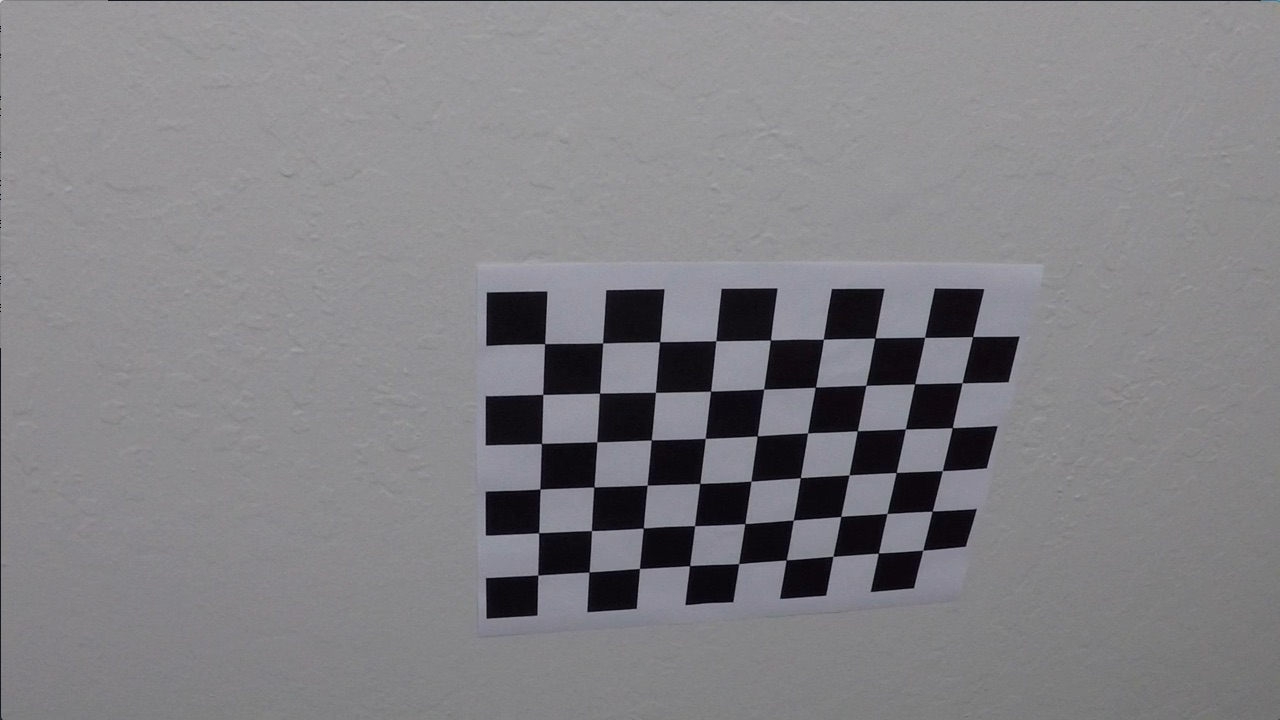
#> input picture camera_cal/calibration10.jpg, 1280 x 720 px; its folder holds only this picture in this run
$ jupyter execute --allow-errors 'Advanced Lane Finding.ipynb'   (shell and % lines are left out)   (older library calls are emulated)
#> lines starting #> are read from the running program, lines starting #| are printed output that depends on the picture; after the words box and inside, x2 and y2 are one past the last pixel; in counts of white or black regions, pixels touching at a corner belong together
[cell 1]
import numpy as np
import cv2
import glob
import matplotlib.pyplot as plt
import matplotlib.image as mpimg

images = glob.glob('camera_cal/calibration*.jpg')

# 1. Camera Calibration

[cell 2]
def camera_cal(images):

    objp = np.zeros((6*9,3), np.float32)
    objp[:,:2] = np.mgrid[0:9,0:6].T.reshape(-1,2)

    # Arrays to store object points and image points from all the images.
    objpoints = [] # 3d points in real world space
    imgpoints = [] # 2d points in image plane.

    # Make a list of calibration images
    images = glob.glob('camera_cal/calibration*.jpg')

    # Step through the list and search for chessboard corners
    for fname in images:
        img = cv2.imread(fname)
#> img is the input picture: shape (720, 1280, 3); mean B, G, R 133.1, 129.4, 130.2
        gray = cv2.cvtColor(img,cv2.COLOR_BGR2GRAY)

        # Find the chessboard corners
        ret, corners = cv2.findChessboardCorners(gray, (9,6),None)
#> ret = True; corners = 54 rows, first 8: [545.3, 343.1], [602.7, 342.8], [660.1, 341.3], [715.8, 340.7], [770.6, 340], [823.5, 339.2], [874.3, 338.5], [925.1, 337.4]

        # If found, add object points, image points
        if ret == True:
            objpoints.append(objp)
            imgpoints.append(corners)

            # Draw and display the corners
            img = cv2.drawChessboardCorners(img, (9,6), corners, ret)
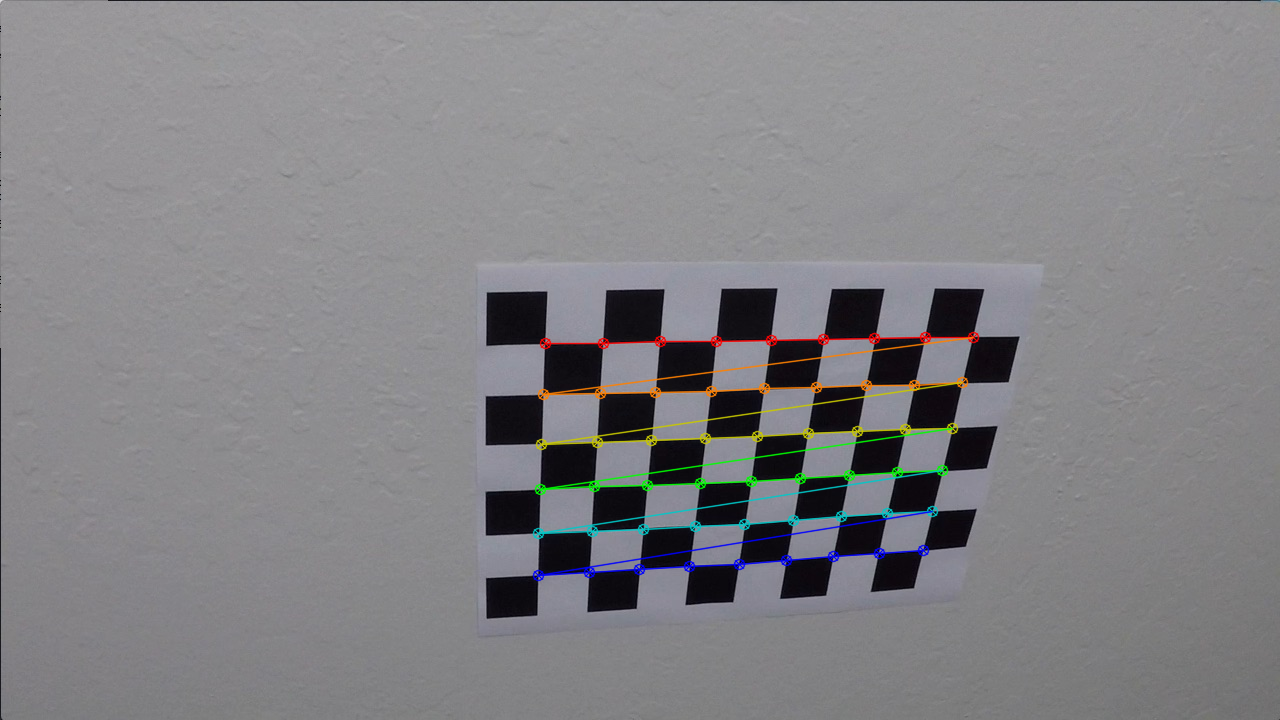
#> img: shape (720, 1280, 3); 1.91% of pixels changed, all inside (x1, y1, x2, y2) = (532, 331, 980, 582)


    gray = cv2.cvtColor(img,cv2.COLOR_BGR2GRAY)
    ret, mtx, dist, rvecs, tvecs = cv2.calibrateCamera(objpoints, imgpoints, gray.shape[::-1], None, None)
#> ret = 0.68; mtx = [[1143.7, 0, 681.7], [0, 1109.2, 367.7], [0, 0, 1]]; dist = [[-0.515, 2.99, -0.00876, 0.00937, 1.41]]; rvecs = ([0.451, -0.252, 0.0361],); tvecs = ([-2.31, -0.422, 19.12],)
    return mtx, dist

# 2. Distortion Correction¶

[cell 3]
mtx, dist = camera_cal(images)
#> dist = [[-0.515, 2.99, -0.00876, 0.00937, 1.41]]
# apply undistorted function using transformation matrix and distortion coefficients
# [4 lines left out: function undistort, not called in this run]

[cell 4]
im1 = mpimg.imread('test_images/test3.jpg')
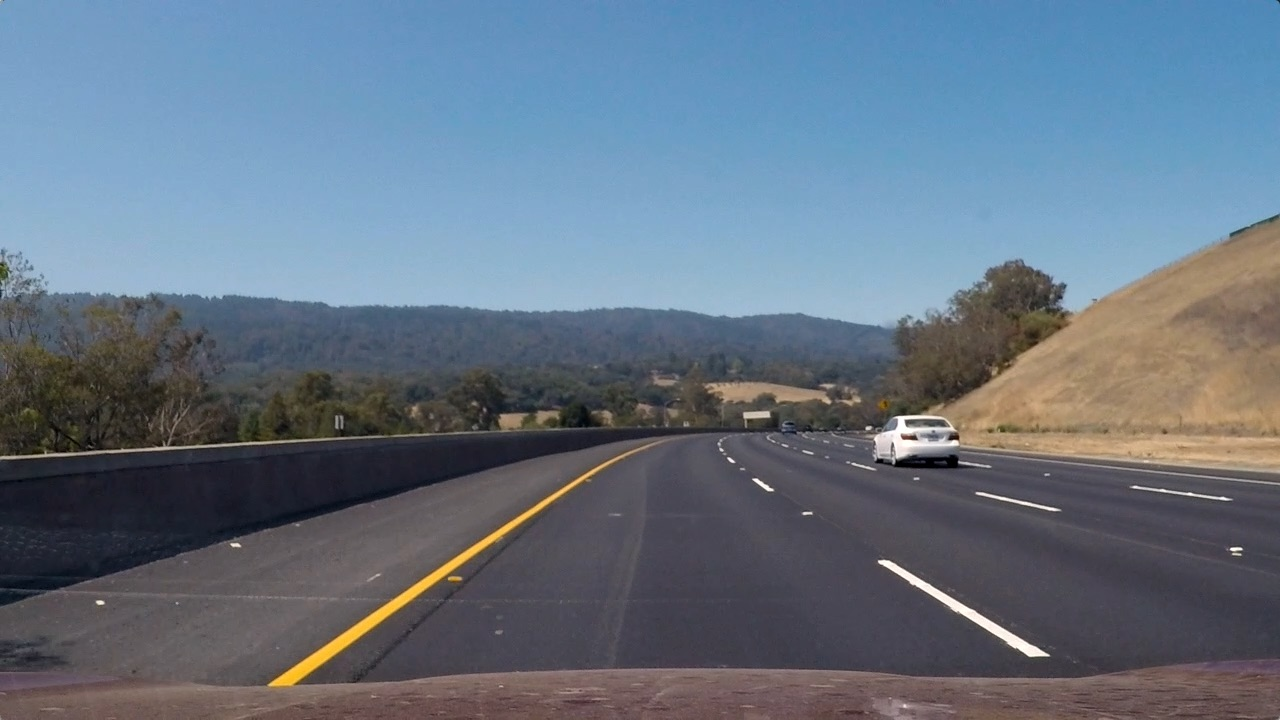
#> input picture test_images/test3.jpg, 1280 x 720 px
#> im1 is the input picture: shape (720, 1280, 3); mean R, G, B 101.1, 115.3, 130.7
#> (the rest of this cell did not finish here and is left out)

# 3. Color and Gradient Threshold

[cell 5]
def abs_sobel_thresh(image, orient='x', sobel_kernel=3, thresh=(0, 255)):

    # Calculate directional gradient in x direction or in y direction
    gray = cv2.cvtColor(image,cv2.COLOR_RGB2GRAY)
    if orient == 'x':
        sobel = cv2.Sobel(gray,cv2.CV_64F,1,0)
    else: #gradiant in y
        sobel = cv2.Sobel(gray,cv2.CV_64F,0,1)

    sobel_abs = np.absolute(sobel)

    scaled_sobel = np.uint(255*sobel_abs / np.max(sobel_abs))
    binary_output = np.zeros_like(scaled_sobel)
    binary_output[(scaled_sobel>= thresh[0])&(scaled_sobel<= thresh[1])] = 1
    return binary_output

def mag_thresh(image, sobel_kernel=3, mag_thresh=(0, 255)):

    # calculate gradiant of the magnitude of sobel_x and sobel_y
    gray = cv2.cvtColor(image, cv2.COLOR_RGB2GRAY)
    sobelx = cv2.Sobel(gray, cv2.CV_64F, 1, 0,ksize=sobel_kernel)
    sobely = cv2.Sobel(gray, cv2.CV_64F, 0, 1,ksize=sobel_kernel)
    abs_sobelx = np.absolute(sobelx)
    abs_sobely = np.absolute(sobely)
    abs_sobelxy = np.sqrt(abs_sobelx**2 + abs_sobely**2)
    scaled_sobel = np.uint8(255*abs_sobelxy/np.max(abs_sobelxy))
    mag_binary = np.zeros_like(scaled_sobel)
    mag_binary[(scaled_sobel >= mag_thresh[0]) & (scaled_sobel <= mag_thresh[1])] = 1

    return mag_binary

def dir_threshold(image, sobel_kernel=3, thresh=(0, np.pi/2)):

    # calculate gradiant of the direction of sobel_x and sobel_y
    gray = cv2.cvtColor(image,cv2.COLOR_RGB2GRAY)
    sobelx = cv2.Sobel(gray, cv2.CV_64F, 1, 0, ksize=sobel_kernel)
    sobely = cv2.Sobel(gray, cv2.CV_64F, 0, 1, ksize=sobel_kernel)
    abs_x = np.absolute(sobelx)
    abs_y = np.absolute(sobely)
    grad = np.arctan2(abs_y,abs_x)
    dir_binary = np.zeros_like(grad)
    dir_binary[(grad >=thresh[0])&(grad <=thresh[1])] = 1
    return dir_binary

def color_thresh(img,thresh=(150,255)):
    binary = np.zeros_like(img)
    binary[(img > thresh[0]) & (img <= thresh[1])] = 1
    return binary

# Gradient Threshold

[cell 6]
dst = np.copy(im1)

# Gradiant threholds
sobelx_binary = abs_sobel_thresh(dst, orient='x', sobel_kernel=3, thresh=(50, 200))
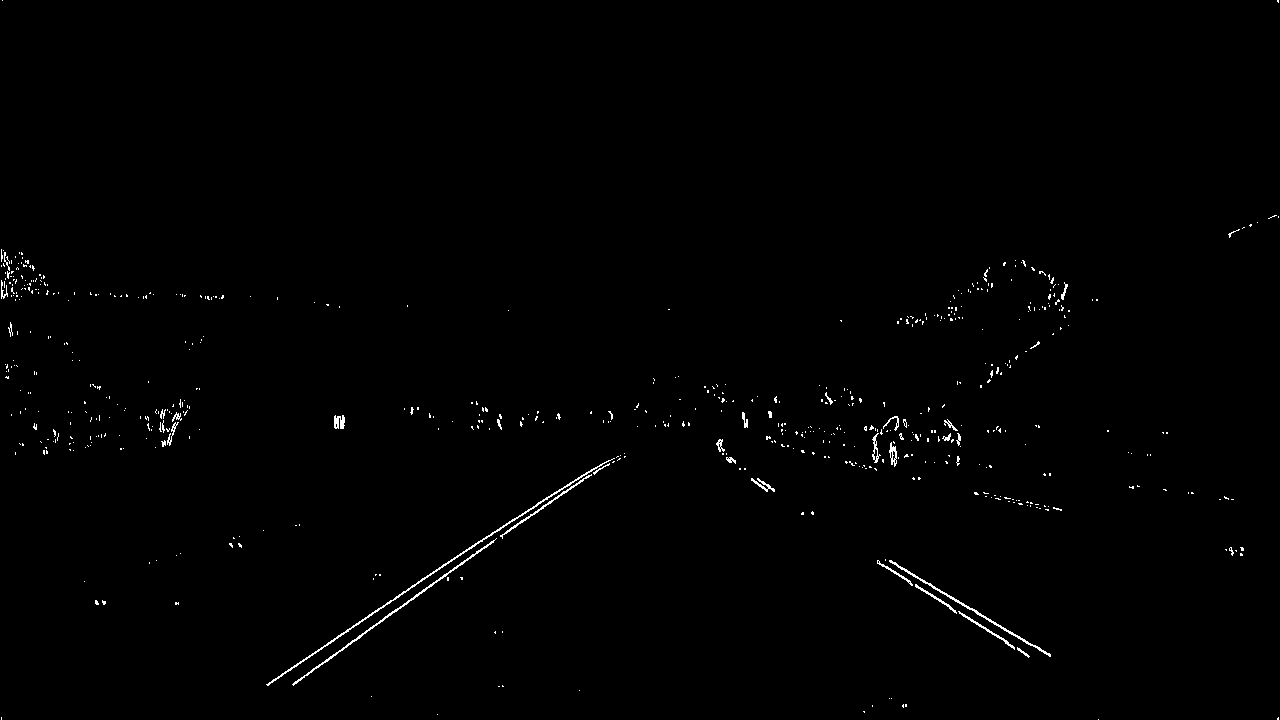
#> sobelx_binary: shape (720, 1280) uint64; values 0 (black) and 1 (white), 0.66% white in thin lines or dots
mag_binary = mag_thresh(dst, sobel_kernel=3, mag_thresh=(50, 200))
#> mag_binary: shape (720, 1280); values 0 (black) and 1 (white), 2.1% white in thin lines or dots
dir_binary = dir_threshold(dst, sobel_kernel=3, thresh=(0,.25*np.pi/2))
#> dir_binary: shape (720, 1280) float64; values 0 (black) and 1 (white), 26.8% white in thin lines or dots

f, (ax1, ax2, ax3) = plt.subplots(1, 3, figsize=(24, 9))
f.tight_layout()

ax1.imshow(sobelx_binary,cmap='gray')
ax1.set_title('Gradiant Threshond in X direction', fontsize=30)

ax2.imshow(mag_binary,cmap='gray')
ax2.set_title('Gradiant Mgnitude Threshond', fontsize=30)

ax3.imshow(dir_binary,cmap='gray')
ax3.set_title('Gradiant Directional Threshond', fontsize=30)
plt.subplots_adjust(left=0., right=1, top=0.9, bottom=0.)

# Color threholds

[cell 7]
# seperate RGB channels
R = dst[:,:,0]
G = dst[:,:,1]
B = dst[:,:,2]

#convert to HLS image space
dst_hls = cv2.cvtColor(dst,cv2.COLOR_RGB2HLS)
#> dst_hls: shape (720, 1280, 3); mean of channels 0, 1, 2 94.8, 115.7, 62.1

# seperate HLS channels
H = dst_hls[:,:,0]
L = dst_hls[:,:,1]
S = dst_hls[:,:,2]


f, ax = plt.subplots(2, 3, figsize=(24, 9))
f.tight_layout()

ax[0,0].imshow(R)
ax[0,0].set_title('Red', fontsize=20)

ax[0,1].imshow(G)
ax[0,1].set_title('Green', fontsize=20)

ax[0,2].imshow(B)
ax[0,2].set_title('Blue', fontsize=20)

ax[1,0].imshow(H)
ax[1,0].set_title('Hue', fontsize=20)

ax[1,1].imshow(L)
ax[1,1].set_title('Lightness', fontsize=20)

ax[1,2].imshow(S)
ax[1,2].set_title('Saturation', fontsize=20)
plt.subplots_adjust(left=0., right=1, top=0.9, bottom=0.)

[cell 8]
R_binary = color_thresh(R,thresh=(100,255))
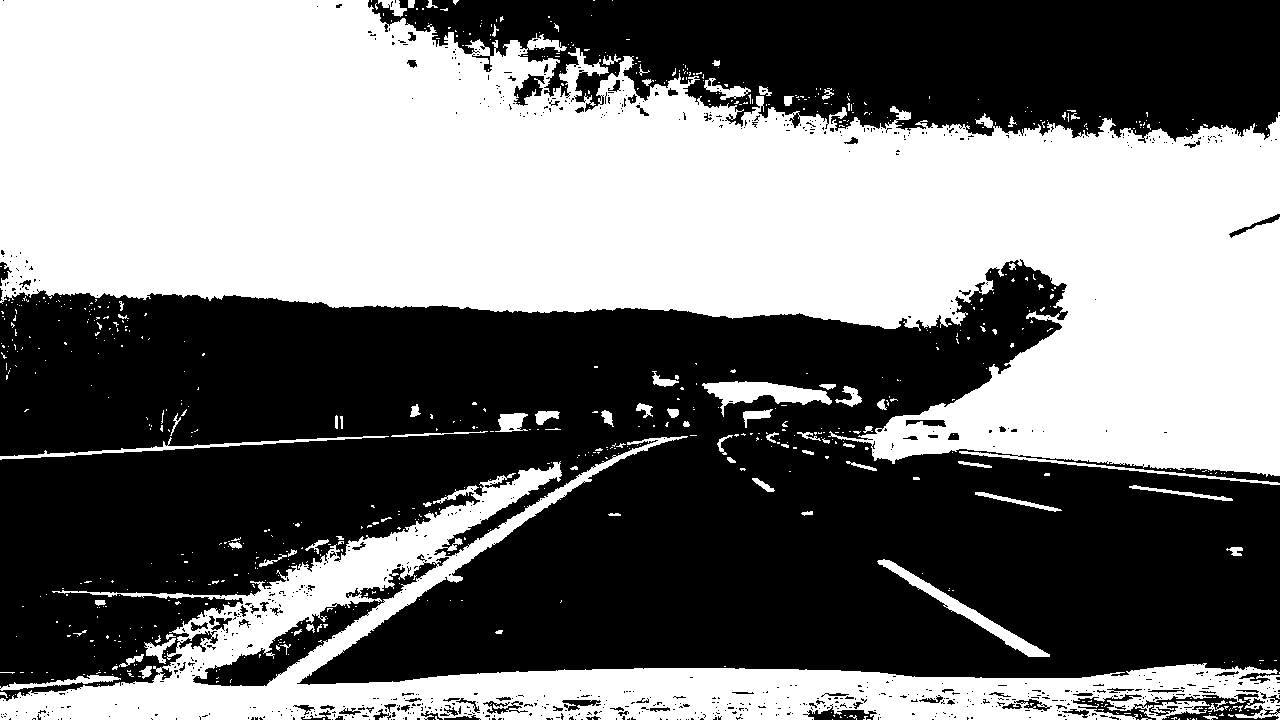
#> R_binary: shape (720, 1280); values 0 (black) and 1 (white), 47% white; 751 white regions (669 under 20 px), largest, box (x1, y1, x2, y2) and area: (0, 0, 1280, 485) 345996, (0, 436, 1280, 720) 72188, (702, 381, 832, 417) 1983
S_binary = color_thresh(S,thresh=(100,255))
#> S_binary: shape (720, 1280); values 0 (black) and 1 (white), 34.3% white; 584 white regions (503 under 20 px), largest, box (x1, y1, x2, y2) and area: (0, 0, 1280, 262) 301185, (268, 461, 612, 688) 4881, (879, 561, 1045, 656) 1377

#I've tried diffrent thresholds combiations and I think R_chanel + S_channel is a good one
combined = np.zeros_like(R_binary)
#combined[((sobelx_binary == 1) & (mag_binary == 1)) | ((R_binary == 1) & (S_binary == 1))] = 1
combined[((R_binary == 1) & (S_binary == 1))] = 1


f, (ax1, ax2, ax3) = plt.subplots(1, 3, figsize=(24, 9))
f.tight_layout()

ax1.imshow(R_binary,cmap='gray')
ax1.set_title('R Threshold', fontsize=30)

ax2.imshow(S_binary,cmap='gray')
ax2.set_title('S Threshold', fontsize=30)

ax3.imshow(combined,cmap='gray')
ax3.set_title('Combined Threshold', fontsize=30)
plt.subplots_adjust(left=0., right=1, top=0.9, bottom=0.)

# 4. Perspective Transform

[cell 9]
def warp(img):

    image_size = img.shape[1::-1]

    # Four source coordinates
    src = np.float32([[760,490],
                     [1100,690],
                     [280,690],
                     [550,490]])
    # Four desired coordinates
    dst = np.float32([[1100,155],
                     [1100,680],
                     [290,680],
                     [300,155]])

    # Compute the perspective transform matrix
    M = cv2.getPerspectiveTransform(src, dst)
    #apply that matrix on the image
    warped = cv2.warpPerspective(img, M, image_size)
    return warped

# [21 lines left out: function unwarp, not called in this run]

warped = warp(combined)

f, (ax1, ax2) = plt.subplots(1, 2, figsize=(24, 9))
f.tight_layout()

ax1.imshow(combined,cmap='gray')
ax1.set_title('unwarped image', fontsize=30)

ax2.imshow(warped,cmap='gray')
ax2.set_title('warped image', fontsize=30)
plt.subplots_adjust(left=0., right=1, top=0.9, bottom=0.)

# 5. Preprocess the image

[cell 10]
# [18 lines left out: function pipeline, not called in this run]

# 6. Line Fitting using sliding window

[cell 11]
def find_lane_pixels(binary_warped):
    # Take a histogram of the bottom half of the image
    histogram = np.sum(binary_warped[binary_warped.shape[0]//2:,:], axis=0)
    # Create an output image to draw on and visualize the result
    out_img = np.dstack((binary_warped, binary_warped, binary_warped))
    # Find the peak of the left and right halves of the histogram
    # These will be the starting point for the left and right lines
    midpoint = np.int(histogram.shape[0]//2)
    leftx_base = np.argmax(histogram[:midpoint])
    rightx_base = np.argmax(histogram[midpoint:]) + midpoint

    # HYPERPARAMETERS
    # Choose the number of sliding windows
    nwindows = 9
    # Set the width of the windows +/- margin
    margin = 100
    # Set minimum number of pixels found to recenter window
    minpix = 50

    # Set height of windows - based on nwindows above and image shape
    window_height = np.int(binary_warped.shape[0]//nwindows)
    # Identify the x and y positions of all nonzero pixels in the image
    nonzero = binary_warped.nonzero()
    nonzeroy = np.array(nonzero[0])
    nonzerox = np.array(nonzero[1])
    # Current positions to be updated later for each window in nwindows
    leftx_current = leftx_base
    rightx_current = rightx_base

    # Create empty lists to receive left and right lane pixel indices
    left_lane_inds = []
    right_lane_inds = []

    # Step through the windows one by one
    for window in range(nwindows):
        # Identify window boundaries in x and y (and right and left)
        win_y_low = binary_warped.shape[0] - (window+1)*window_height
        win_y_high = binary_warped.shape[0] - window*window_height
        win_xleft_low = leftx_current - margin
        win_xleft_high = leftx_current + margin
        win_xright_low = rightx_current - margin
        win_xright_high = rightx_current + margin

        # Draw the windows on the visualization image
        cv2.rectangle(out_img,(win_xleft_low,win_y_low),
        (win_xleft_high,win_y_high),(0,255,0), 2)
        cv2.rectangle(out_img,(win_xright_low,win_y_low),
        (win_xright_high,win_y_high),(0,255,0), 2)

        # Identify the nonzero pixels in x and y within the window #
        good_left_inds = ((nonzeroy >= win_y_low) & (nonzeroy < win_y_high) &
        (nonzerox >= win_xleft_low) &  (nonzerox < win_xleft_high)).nonzero()[0]
        good_right_inds = ((nonzeroy >= win_y_low) & (nonzeroy < win_y_high) &
        (nonzerox >= win_xright_low) &  (nonzerox < win_xright_high)).nonzero()[0]

        # Append these indices to the lists
        left_lane_inds.append(good_left_inds)
        right_lane_inds.append(good_right_inds)

        # If you found > minpix pixels, recenter next window on their mean position
        if len(good_left_inds) > minpix:
            leftx_current = np.int(np.mean(nonzerox[good_left_inds]))
        if len(good_right_inds) > minpix:
            rightx_current = np.int(np.mean(nonzerox[good_right_inds]))

    # Concatenate the arrays of indices (previously was a list of lists of pixels)
    try:
        left_lane_inds = np.concatenate(left_lane_inds)
        right_lane_inds = np.concatenate(right_lane_inds)
    except ValueError:
        # Avoids an error if the above is not implemented fully
        pass

    # Extract left and right line pixel positions
    leftx = nonzerox[left_lane_inds]
    lefty = nonzeroy[left_lane_inds]
    rightx = nonzerox[right_lane_inds]
    righty = nonzeroy[right_lane_inds]

    return leftx, lefty, rightx, righty, out_img


def fit_polynomial(binary_warped):
    # Find our lane pixels first
    leftx, lefty, rightx, righty, out_img = find_lane_pixels(binary_warped)

    # Fit a second order polynomial to each using `np.polyfit`
    left_fit = np.polyfit(lefty, leftx, 2)
    right_fit = np.polyfit(righty, rightx, 2)

    # Generate x and y values for plotting
    ploty = np.linspace(0, binary_warped.shape[0]-1, binary_warped.shape[0] )
    try:
        left_fitx = left_fit[0]*ploty**2 + left_fit[1]*ploty + left_fit[2]
        right_fitx = right_fit[0]*ploty**2 + right_fit[1]*ploty + right_fit[2]
    except TypeError:
        # Avoids an error if `left` and `right_fit` are still none or incorrect
        print('The function failed to fit a line!')
        left_fitx = 1*ploty**2 + 1*ploty
        right_fitx = 1*ploty**2 + 1*ploty

    ## Visualization ##
    # Colors in the left and right lane regions
    out_img[lefty, leftx] = [255, 0, 0]
    out_img[righty, rightx] = [0, 0, 255]

    # Plots the left and right polynomials on the lane lines
    plt.plot(left_fitx, ploty, color='yellow')
    plt.plot(right_fitx, ploty, color='yellow')

    return out_img


out_img = fit_polynomial(warped)
#> in fit_polynomial, `leftx, lefty, rightx, righty, out_img = find_lane_pixels(binary_warped)`: binary_warped: shape (720, 1280); values 0 (black) and 1 (white), 3.7% white; 7 white regions (2 under 20 px), largest, box (x1, y1, x2, y2) and area: (267, 0, 402, 679) 29333, (1085, 511, 1117, 654) 2937, (1130, 16, 1171, 151) 1762, (322, 547, 345, 557) 152, (342, 30, 349, 44) 44

plt.imshow(out_img)
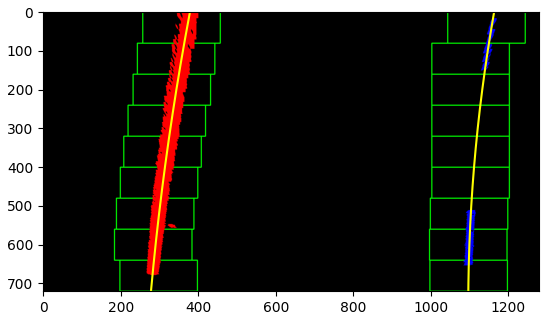
#> figure drawn by matplotlib, 1 panel
